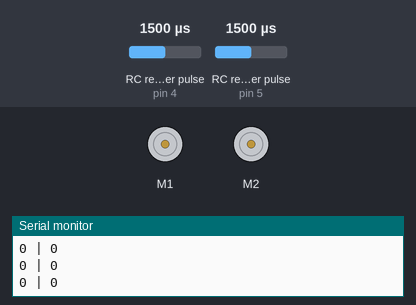
The sketch below on a simulated Arduino Uno, built with avr-gcc and run on an emulated ATmega328P. On the bench: 2 × DC motor (green arrow = forward, orange = backward, longer = faster), the last lines printed to the serial monitor. Wiring (inferred from the names in the program): 2 × RC receiver channel: data pin 4 / data pin 5. The test bench sets the inputs (shaded band); at power-on: RC receiver pulse (sensors on pin 4, pin 5) 1500 µs.

Above: at 1.2 s.
1.3 s: RC receiver pulse (sensor on pin 4) set to 1020 µs
At 2.5 s:
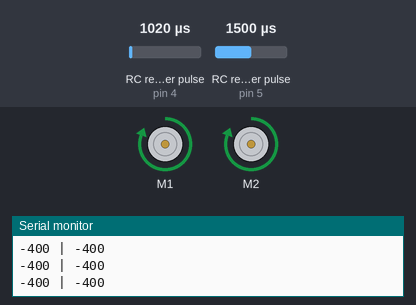
2.8 s: RC receiver pulse (sensor on pin 5) set to 1020 µs
At 3.7 s:
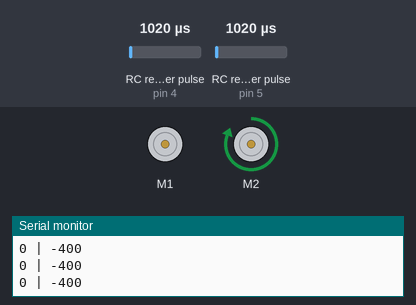
4.3 s: RC receiver pulse (sensor on pin 4) set to 1250 µs
At 4.8 s:
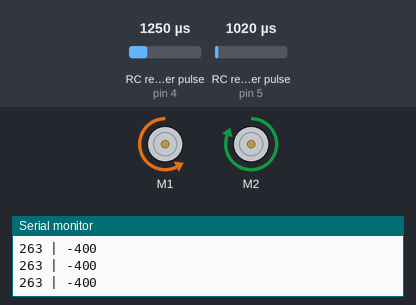
5.8 s: RC receiver pulse (sensor on pin 5) set to 1500 µs
At 7.0 s:
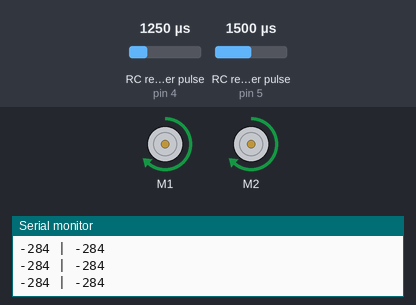
7.3 s: RC receiver pulse (sensor on pin 4) set to 1750 µs
At 8.3 s:
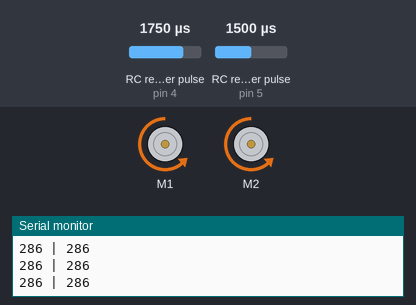
8.8 s: RC receiver pulse (sensor on pin 5) set to 1250 µs
At 9.5 s:
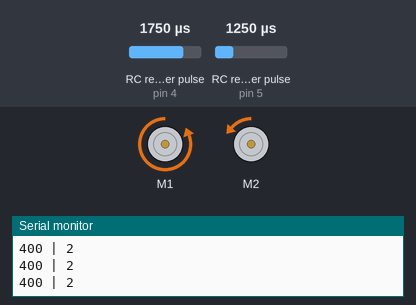
Timing chart, 0 to 11.3 s (numbered marks = the images above; inputs shaded):
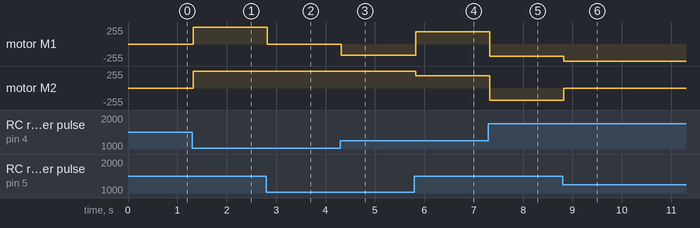

Measured:
- after the input at 1.3 s, motor M1, motor M2: stopped → forward 255/255 at once
- after the input at 2.8 s, motor M1: forward 255/255 → stopped at once
- after the input at 4.3 s, motor M1: stopped → backward 167/255 at once
- after the input at 5.8 s, motor M1: backward 167/255 → forward 181/255 at once; motor M2: forward 255/255 → forward 181/255 at once
- after the input at 7.3 s, motor M1, motor M2: forward 181/255 → backward 182/255 at once
- after the input at 8.8 s, motor M1: backward 182/255 → backward 255/255 at once; motor M2: backward 182/255 → backward 1/255 at once

The sketch:

Pokerface_v1.0.ino
```cpp
#include <ZumoMotors.h>
#include <Pushbutton.h>
#include <QTRSensors.h>

#define THROTTLE_PIN   4 // throttle channel from RC receiver
#define STEERING_PIN   5 // steering channel from RC receiver
#define LED_PIN       13 // user LED pin

#define MAX_SPEED             400 // max motor speed
#define PULSE_WIDTH_DEADBAND  100 // pulse width difference from 1500 us (microseconds) to ignore (to compensate for control centering offset)
#define PULSE_WIDTH_RANGE     350 // pulse width difference from 1500 us to be treated as full scale input (for example, a value of 350 means
//   any pulse width <= 1150 us or >= 1850 us is considered full scale)

// Initiate Libraries
ZumoMotors motors;
Pushbutton button(ZUMO_BUTTON);

// Declare the variables
int left_speed, right_speed;
const bool flipMotors = true;

// Run setup
void setup() {
  Serial.begin(9600);
motors.flipLeftMotor(flipMotors);
motors.flipRightMotor(flipMotors);
}

void loop() {
  // put your main code here, to run repeatedly:

  // get values from two pins
      int throttle = pulseIn(THROTTLE_PIN, HIGH);
      int steering = pulseIn(STEERING_PIN, HIGH);

      if (throttle > 0 && steering > 0)
      {
        // both RC signals are good; turn on LED
        digitalWrite(LED_PIN, HIGH);

        // RC signals encode information in pulse width centered on 1500 us (microseconds); subtract 1500 to get a value centered on 0
        throttle -= 1500;
        steering -= 1500;

        // apply deadband
        if (abs(throttle) <= PULSE_WIDTH_DEADBAND)
          throttle = 0;
        if (abs(steering) <= PULSE_WIDTH_DEADBAND)
          steering = 0;

        // mix throttle and steering inputs to obtain left & right motor speeds
        left_speed = ((long)throttle * MAX_SPEED / PULSE_WIDTH_RANGE) - ((long)steering * MAX_SPEED / PULSE_WIDTH_RANGE);
        right_speed = ((long)throttle * MAX_SPEED / PULSE_WIDTH_RANGE) + ((long)steering * MAX_SPEED / PULSE_WIDTH_RANGE);

        // cap speeds to max
        left_speed = min(max(left_speed, -MAX_SPEED), MAX_SPEED);
        right_speed = min(max(right_speed, -MAX_SPEED), MAX_SPEED);
      }

      else
      {
        // at least one RC signal is not good; turn off LED and stop motors
        digitalWrite(LED_PIN, LOW);

        left_speed = 0;
        right_speed = 0;
      }

      // Done, write the speeds to the wheels
      ZumoMotors::setSpeeds(left_speed, right_speed);
      Serial.print(left_speed);
      Serial.print(" | ");
      Serial.println(right_speed);
}
```
